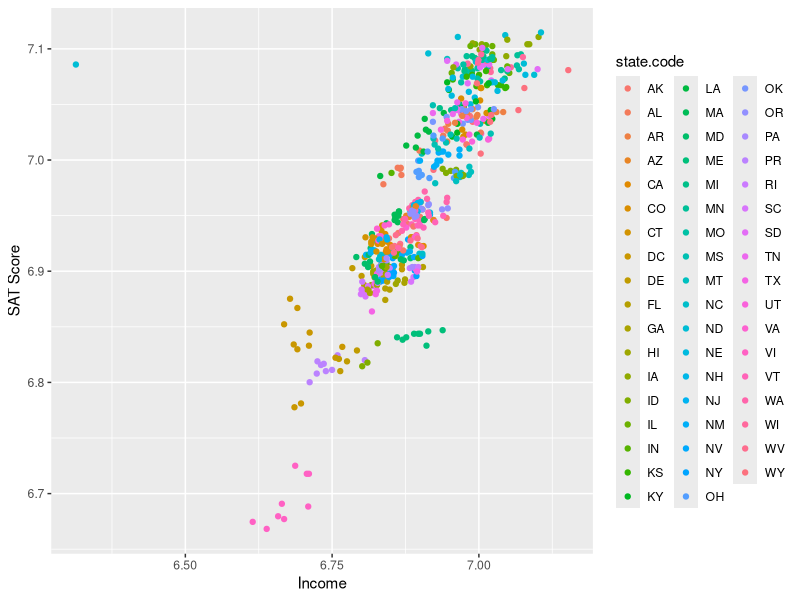
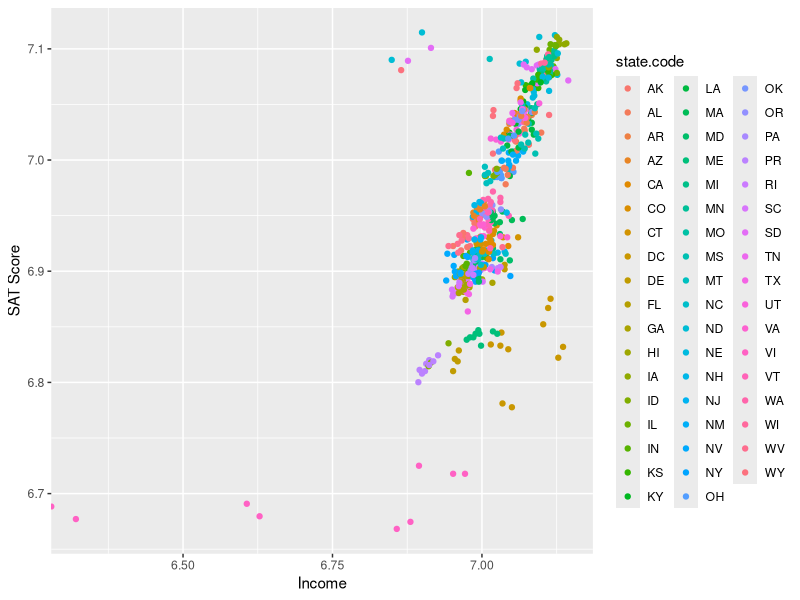
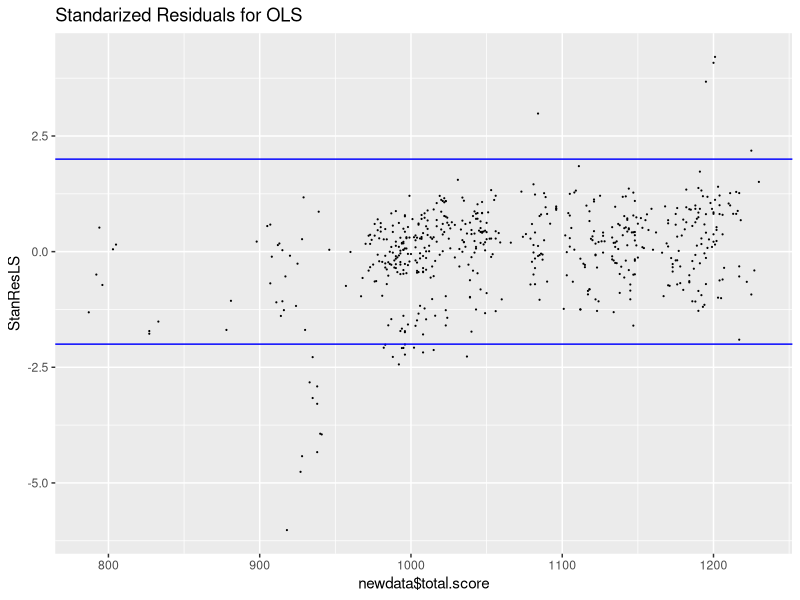

Write the R code that produced these figures, in order.
## ---- chunk 1

library(tidyverse)
school_scores_data_clean <- read_csv("school_scores_data_clean.csv")

colnames(school_scores_data_clean) <- c('year', 'state.code', 'state.name', 'total.math', 'total.testtakers', 'total.verbal', 'arts.music.avggpa', 'arts.music.avgyears', 'english.avggpa', 'english.avgyears', 'foreign.languages.avggpa', 'foreign.languages.avgyears', 'mathematics.avggpa', 'mathematics.avgyears', 'natural.sciences.avggpa', 'natural.sciences.avgyears', 'social.sciences.history.avggpa', 'social.sciences.history.avgyears', 'income.between.20.40k.math', 'income.between.20.40k.testtakers','income.between.20.40k.verbal', 'income.between.40.60k.math', 'income.between.40.60k.testtakers', 'income.between.40.60k.verbal', 'income.between.60.80k.math', 'income.between.60.80k.testtakers','income.between.60.80k.verbal', 'income.between.80.100k.math','income.between.80.100k.testtakers', 'income.between.80.100k.verbal', 'income.less.than.20k.math', 'income.less.than.20k.testtakers', 'income.less.than.20k.verbal', 'income.more.than.100k.math', 'income.more.than.100k.testtakers', 'income.more.than.100k.verbal', 'gpa.aminus.math', 'gpa.aminus.testtakers', 'gpa.aminus.verbal', 'gpa.aplus.math', 'gpa.aplus.testtakers', 'gpa.aplus.verbal', 'gpa.a.math', 'gpa.a.testtakers', 'gpa.a.verbal', 'gpa.b.math', 'gpa.b.testtakers', 'gpa.b.verbal', 'gpa.c.math', 'gpa.c.testtakers', 'gpa.c.verbal', 'gpa.d.or.lower.math', 'gpa.d.or.lower.testtakers', 'gpa.d.or.lower.verbal', 'gpa.no.response.math', 'gpa.no.response.testtakers', 'gpa.no.response.verbal', 'gender.female.math','gender.female.testtakers', 'gender.female.verbal', 'gender.male.math', 'gender.male.testtakers', 'gender.male.verbal', 'score.between.200.to.300.math.females', 'score.between.200.to.300.math.males', 'score.between.200.to.300.math.total', 'score.between.200.to.300.verbal.females', 'score.between.200.to.300.verbal.males', 'score.between.200.to.300.verbal.total', 'score.between.300.to.400.math.females', 'score.between.300.to.400.math.males', 'score.between.300.to.400.math.total', 'score.between.300.to.400.verbal.females', 'score.between.300.to.400.verbal.males', 'score.between.300.to.400.verbal.total', 'score.between.400.to.500.math.females', 'score.between.400.to.500.math.males', 'score.between.400.to.500.math.total', 'score.between.400.to.500.verbal.females', 'score.between.400.to.500.verbal.males', 'score.between.400.to.500.verbal.total', 'score.between.500.to.600.math.females', 'score.between.500.to.600.math.males', 'score.between.500.to.600.math.total', 'score.between.500.to.600.verbal.females', 'score.between.500.to.600.verbal.males', 'score.between.500.to.600.verbal.total', 'score.between.600.to.700.math.females', 'score.between.600.to.700.math.males', 'score.between.600.to.700.math.total', 'score.between.600.to.700.verbal.females', 'score.between.600.to.700.verbal.males', 'score.between.600.to.700.verbal.total', 'score.between.700.to.800.math.females', 'score.between.700.to.800.math.males', 'score.between.700.to.800.math.total', 'score.between.700.to.800.verbal.females', 'score.between.700.to.800.verbal.males', 'score.between.700.to.800.verbal.total')

newdata <- school_scores_data_clean %>% mutate(total.score = total.math + total.verbal) %>% 
  mutate(income.between.20.40k = income.between.20.40k.math + income.between.20.40k.verbal) %>%
  mutate(income.between.40.60k = income.between.40.60k.math + income.between.40.60k.verbal) %>%
  mutate(income.between.60.80k = income.between.60.80k.math + income.between.60.80k.verbal) %>%
  mutate(income.between.80.100k = income.between.80.100k.math + income.between.80.100k.verbal) %>%
  mutate(income.less.than.20k = income.less.than.20k.math + income.less.than.20k.verbal) %>%
  mutate(income.more.than.100k = income.more.than.100k.math + income.more.than.100k.verbal)
  
## ---- chunk 2

m.ols <- lm(total.score ~ newdata$income.between.20.40k + newdata$income.between.40.60k + newdata$income.between.60.80k + newdata$income.between.80.100k + newdata$income.less.than.20k + newdata$income.more.than.100k, data = newdata)
summary(m.ols)
  
## ---- chunk 3
schooldata <- newdata

ggplot(schooldata) + geom_point(aes(x = log(income.between.20.40k), y = log(total.score), col = state.code)) + labs(x = "Income", y = "SAT Score")
## ---- chunk 4

ggplot(schooldata) + geom_point(aes(x = log(income.more.than.100k), y = log(total.score), col = state.code)) + labs(x = "Income", y = "SAT Score")

## ---- chunk 5

StanResLS <- rstandard(m.ols)
dataLS <- data.frame(newdata$total.score,StanResLS)
ggplot(dataLS, aes(x= newdata$total.score, y=StanResLS)) + geom_point(size = 0.1) +
geom_hline(yintercept=2,color='blue') + geom_hline(yintercept=-2, color='blue') +
ggtitle("Standarized Residuals for OLS")
  
